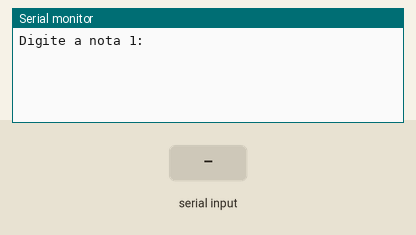
Bench run of a sketch on a simulated Arduino Uno, built with avr-gcc and run on an emulated ATmega328P. On the bench: the last lines printed to the serial monitor. The test bench sets the inputs (shaded band).

Above: at 2.2 s.
2.3 s: "90,45\n" received over Serial
At 3.5 s:
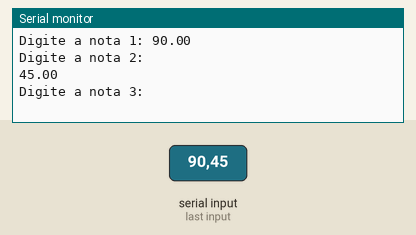
3.8 s: "30,150\n" received over Serial
At 4.7 s:
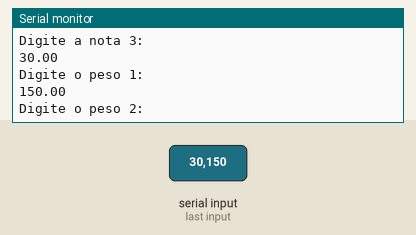
5.3 s: "90,45\n" received over Serial
At 5.8 s:
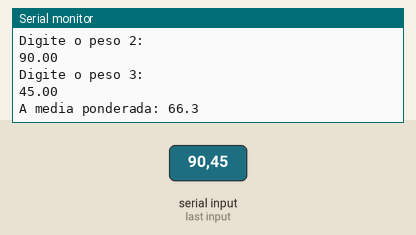
Timing chart, 0 to 8.3 s (numbered marks = the images above; inputs shaded):
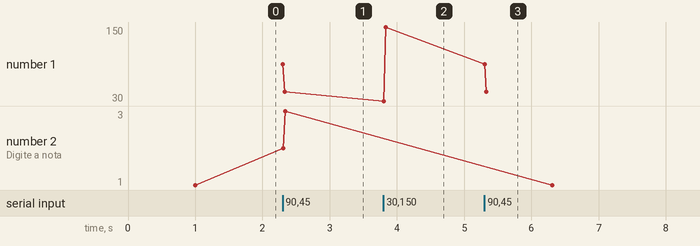

The sketch:

Entrada_Dados_Media_Funcao_Complexa.ino
```cpp
//*Declaração das variáveis / números Reais*/
float nota1, nota2, nota3, peso1, peso2, peso3, media;


void setup() {
  //Inicia a comunicação com o Serial Monitor
  Serial.begin(9600);

  delay(1000);  //Espera estratégica
}

void loop() {

  Serial.print("Digite a nota 1: ");
  //Lê o valor do serial e guarda na variável nota1
  nota1 = aguardaEntradaNumerica();
  Serial.println(nota1);

  Serial.println("Digite a nota 2: ");
  nota2 = aguardaEntradaNumerica();
  Serial.println(nota2);

  Serial.println("Digite a nota 3: ");
  nota3 = aguardaEntradaNumerica();
  Serial.println(nota3);


  //Atribuição dos pesos
  Serial.println("Digite o peso 1: ");
  peso1 = aguardaEntradaNumerica();
  Serial.println(peso1);

  Serial.println("Digite o peso 2: ");
  peso2 = aguardaEntradaNumerica();
  Serial.println(peso2);

  Serial.println("Digite o peso 3: ");
  peso3 = aguardaEntradaNumerica();
  Serial.println(peso3);

  //Cálculo da média ponderada:
  media = (nota1 * peso1 + nota2 * peso2 + nota3 * peso3) / (peso1 + peso2 + peso3);

  //Exibe o valor da média calculada
  Serial.print("A media ponderada: ");
  Serial.println(media, 1);
  delay(1000);
}

//criando uma função chamada
float aguardaEntradaNumerica() {
  while (!Serial.available()) {
    //Aguarda até que um valor seja digitado
  }

  //Verifica se a entrada é númerica ou ponto
  while (!isdigit(Serial.peek()) && Serial.peek() != '.') {
    //Descarta a entrada não númerica
    Serial.read();
    while (Serial.available() == 0) {
      //Aguarda a nova entreda do usuário
    }
  }

  //retornar o valor digitado no serial em tipo float
  return Serial.parseFloat();
}
```

Measured:
- after the input at 2.3 s, the serial monitor: prints a new line at once (image 1)
- after the input at 3.8 s, the serial monitor: prints a new line at once (image 2)
- after the input at 5.3 s, the serial monitor: prints a new line at once (image 3)
- plotted number 1: 45 → 150 after the input at 3.8 s
- plotted number 2: 1 → 3 after the input at 2.3 s
